Frame 1 (no input): blank canvas, image omitted
Frame 60 (no input): blank canvas, image omitted
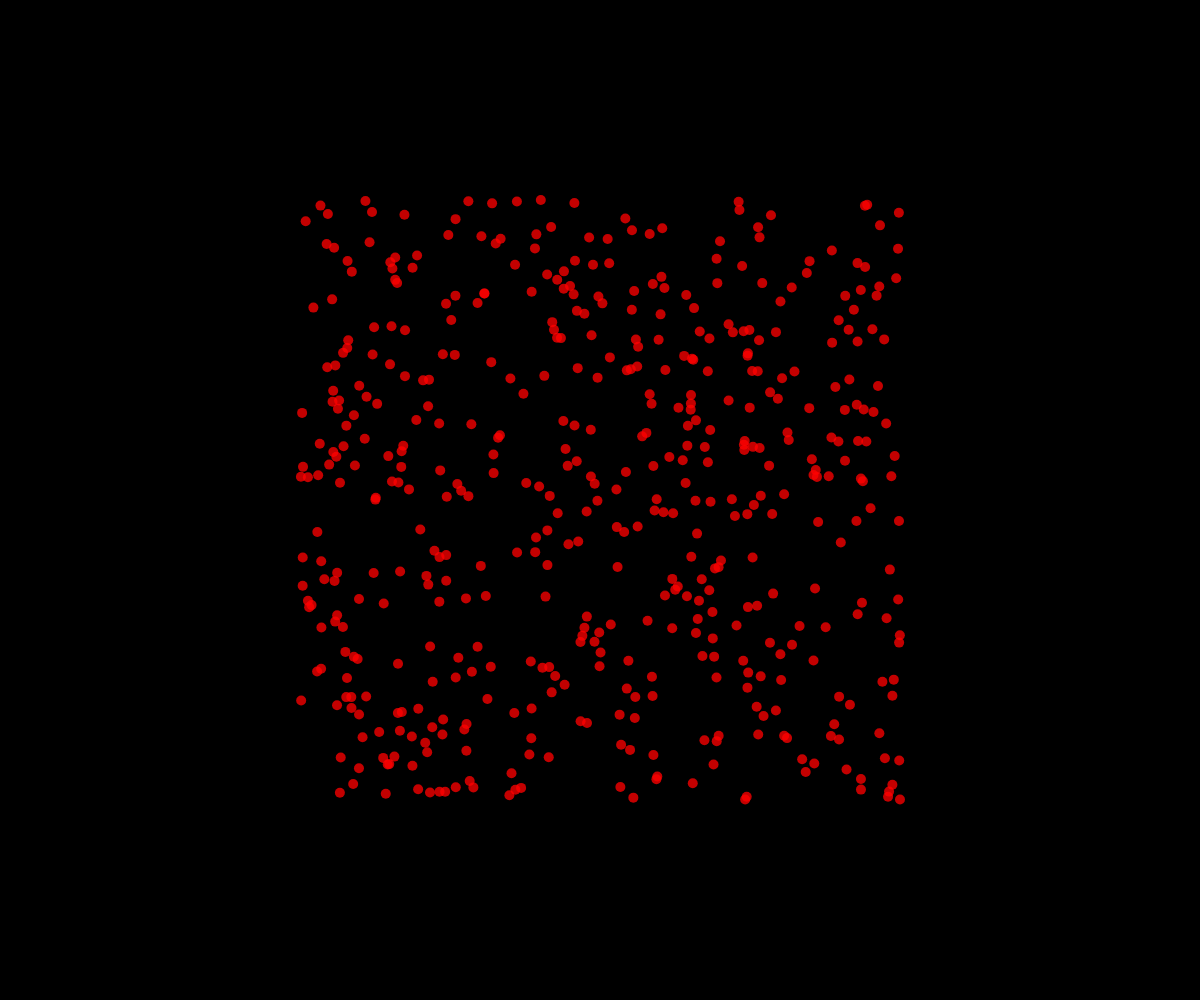
Frame 120 (the mouse pressed at the canvas centre since frame 60)

The p5.js sketch whose frames 1 and 60 were blank and that drew this single picture after the mouse press (run headless with seeded random() and noise() and a simulated clock; from frame 60 on, the mouse is pressed at the canvas centre):

// p5.js sketch
// ── sketch.js
// Firework demo

let theFireworks = [];

function setup() {
  createCanvas(windowWidth, windowHeight);
}

function draw() {
  background(0);

  //for(let particle of theFireworks){
  for(let i = theFireworks.length-1;i >= 0; i --){
    let particle = theFireworks[i];
    particle.update();
    if(particle.isDead()){
      //remove
      theFireworks.splice(i,1);
    }
    else{
      particle.display();
    }
  }
}

function mousePressed(){
  for(let i = 0; i <500; i++){
    theFireworks.push(new Particle(mouseX,mouseY, random(-5, 5), random(-5, 5)));
  }

}

class Particle{ 
  constructor(x,y, dx, dy){
    this.x = x;
    this.y = y;
    this.dx = dx;
    this.dy = dy;
    this.radius = 5;

    this.r = 255;
    this.g = 0;
    this.b = 0;
    this.alpha = 255;
  }

  update(){
    //moving
    this.x += this.dx;
    this.y += this.dy;

    //get transparent
    if(this.alpha > 0){
      this.alpha --;
    }

  }

  display(){
    noStroke();
    fill(this.r,this.g,this.b,this.alpha);
    circle(this.x,this.y,this.radius * 2);

  }

  isDead(){
    return this.alpha <= 0;
  }
}
